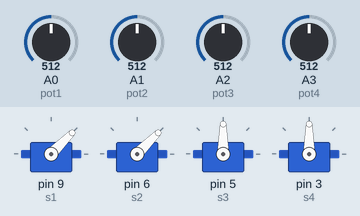
Simulated run of this sketch. Board: Arduino Uno, built with avr-gcc and run on an emulated ATmega328P. On the bench: 4 × servo. The test bench sets the inputs (shaded band); at power-on: A0 (pot1) = 512, A1 (pot2) = 512, A2 (pot3) = 512, A3 (pot4) = 512.

Above: at 1.2 s.
1.3 s: A0 (pot1) set to 716
At 2.5 s:
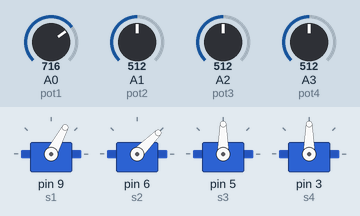
2.8 s: A1 (pot2) set to 716
At 4.0 s:
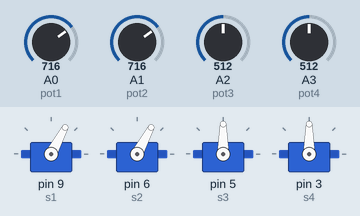
4.3 s: A2 (pot3) set to 716
At 5.5 s:
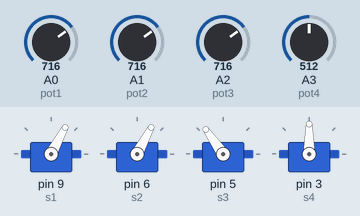
5.8 s: A3 (pot4) set to 716
At 7.0 s:
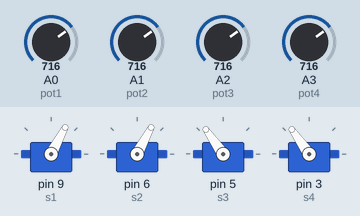
7.3 s: A0 (pot1) set to 992
At 8.5 s:
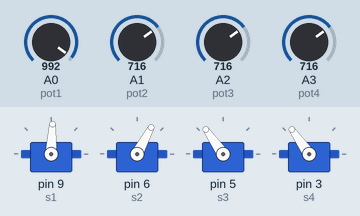
8.8 s: A1 (pot2) set to 992
At 9.9 s:
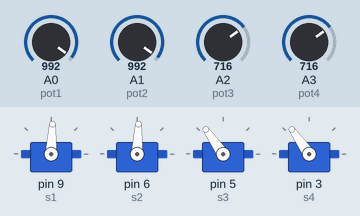
Timing chart, 0 to 11.3 s (numbered marks = the images above; inputs shaded):
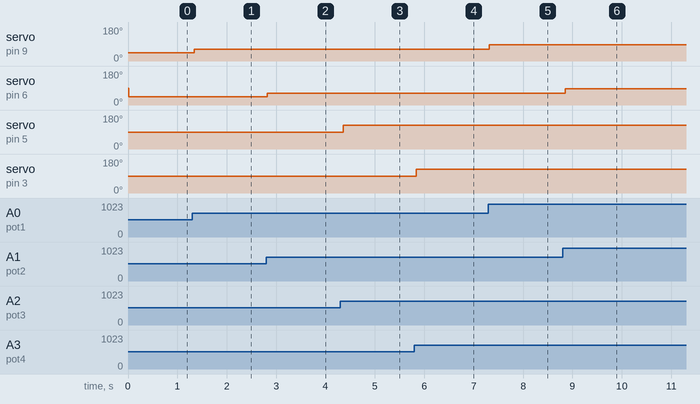

The sketch:

Potentiometer_Controlled_Robot_Arm.ino
```cpp
#include <Servo.h>
 //assigning the servo motor numbers
Servo s1;
Servo s2;
Servo s3;
Servo s4;
//assigning the analog pin numbers where the potentiometer signal pins are connected
int pot1 = 0;
int pot2 = 1;
int pot3 = 2;
int pot4 = 3;
int val;              // variable to read the value from the analog pin

void setup() {
 //assigning the servo pin no. connections on arduino
  s1.attach(9);
  s2.attach(6);
  s3.attach(5);
  s4.attach(3);
}

void loop() {
  val = analogRead(pot1);             // reads the value of the potentiometer (value between 0 and 1023)
  val = map(val, 0, 1023, 0, 90);     // scale it to use it with the servo (value between 0 and 90)
  s1.write(val);                      // sets the servo position according to the scaled value
  delay(15);                          // waits for the servo to get there

  val = analogRead(pot2);
  val = map(val, 0, 1023, 0, 90);     // scale it to use it with the servo (value between 0 and 90)
  s2.write(val);
  delay(15);

  val = analogRead(pot3);
  val = map(val, 0, 1023, 0, 180);     // scale it to use it with the servo (value between 0 and 180)
  s3.write(val);
  delay(15);

  val = analogRead(pot4);
  val = map(val, 0, 1023, 0, 180);     // scale it to use it with the servo (value between 0 and 180)
  s4.write(val);
  delay(15);
}
```

Measured:
- after the input at 1.3 s, servo on pin 9 (s1): 45° → 62° at once
- after the input at 2.8 s, servo on pin 6 (s2): 45° → 62° at once
- after the input at 4.3 s, servo on pin 5 (s3): 90° → 125° after 0.06 s
- after the input at 5.8 s, servo on pin 3 (s4): 90° → 125° at once
- after the input at 7.3 s, servo on pin 9 (s1): 62° → 87° at once
- after the input at 8.8 s, servo on pin 6 (s2): 62° → 87° after 0.05 s
